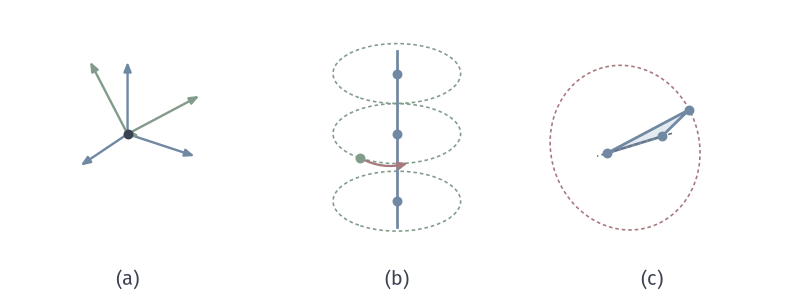

The script that drew this image:
from pathlib import Path
import sys
ROOT = next(p for p in Path(__file__).resolve().parents if (p/"build.sh").is_file() and (p/"tex/book.tex").is_file())
sys.path.insert(0, str(ROOT/"figures/04-spaces-measures-and-geometry/04-manifolds/matplotlib/mfd-common"))
from mfd3d import *
def axes_box(ax, x0, y0, w, h, xlim, ylim):
    """Plain axes at mm position on the canvas (data coordinates in the returned callable)."""
    sx, sy = w/(xlim[1]-xlim[0]), h/(ylim[1]-ylim[0])
    return (lambda x, y: (x0+(np.asarray(x)-xlim[0])*sx, y0+(np.asarray(y)-ylim[0])*sy))
def axis(ax, a, b, **kw):
    arrow(ax, a, b, color=MUTED, lw=.75, scale=5.5, zorder=2)

"""Degenerate 3-D configurations: coincident points, collinear points with rotation about their line, non-collinear points."""
W, H = 112, 42
fig, ax = canvas(W, H)
V = View(35, 28)
def fan(pl, axis_dir, centre, pts, colour):
    """Circle traced by points around an axis through centre."""
    a = np.asarray(axis_dir, float); a /= np.linalg.norm(a)
    for p in pts:
        p = np.asarray(p, float); rel = p-centre; par = rel@a*a; perp = rel-par
        e2 = np.cross(a, perp); t = np.linspace(0, 2*np.pi, 241)
        c = centre+par+np.cos(t)[:, None]*perp+np.sin(t)[:, None]*e2
        ax.plot(*pl(c).T, color=colour, lw=.65, ls=(0, (2.2, 1.8)), zorder=2)
def line3(pl, a, b, colour, lw=1.1, dashed=False):
    ax.plot(*pl(np.array([a, b], float)).T, color=colour, lw=lw, ls=(0, (2.2, 1.8)) if dashed else '-', zorder=3)
# (a) coincident: a single point; a frame turning about it
pl = Placed(V, 18, 23, 11)
def rodrigues(w, ang):
    w = np.asarray(w, float)/np.linalg.norm(w); K = np.array([[0, -w[2], w[1]], [w[2], 0, -w[0]], [-w[1], w[0], 0]])
    return np.eye(3)+np.sin(ang)*K+(1-np.cos(ang))*K@K
for ang, c in ((0, BLUE), (1.05, GREEN)):
    R = rodrigues((.6, -.3, .9), ang)
    for v in R.T:
        arrow(ax, pl(np.zeros(3)), pl(v*1.05), color=c, lw=.95, scale=5.5)
dot(ax, pl(np.zeros(3)), INK); panel_tag(ax, 18, 1.7, '(a)')
# (b) collinear points on the z axis, with circles around the line
pl = Placed(V, 56, 22, 12)
line3(pl, (0, 0, -1.15), (0, 0, 1.2), BLUE)
pts = np.array([[0, 0, -.8], [0, 0, 0.1], [0, 0, .9]])
for p in pts: dot(ax, pl(p), BLUE)
ring = [(.75, 0, .9), (.75, 0, 0.1), (.75, 0, -.8)]
fan(pl, (0, 0, 1), np.zeros(3), ring, GREEN)
d = pl(np.array(ring[1]))
dot(ax, d, GREEN); arrow(ax, pl(np.array([.75, 0, .1])), pl(np.array([.5303, .5303, .1])), color=RED, lw=.9, scale=5.5, rad=.2)
panel_tag(ax, 56, 1.7, '(b)')
# (c) three non-collinear points: rotation about the line through two moves the third
pl = Placed(V, 92, 22, 12)
A, B, C = np.array([-.7, -.35, -.35]), np.array([.7, -.15, .1]), np.array([-.05, .5, .55])
tri = np.array([A, B, C, A])
ax.fill(*pl(tri).T, color=BLUE_FILL, zorder=1)
ax.plot(*pl(tri).T, color=BLUE, lw=1.1, zorder=3)
for p in (A, B, C): dot(ax, pl(p), BLUE)
ab = B-A
ab = ab/np.linalg.norm(ab); line3(pl, A-.28*ab, B+.28*ab, MUTED, lw=.7, dashed=True)
fan(pl, ab, A, [C], RED)
panel_tag(ax, 92, 1.7, '(c)')
save(fig, Path(__file__).resolve().parent, 'figure', {'formula': 'orthographic view; (b) points on the z axis; (c) circle of C about line AB'})
